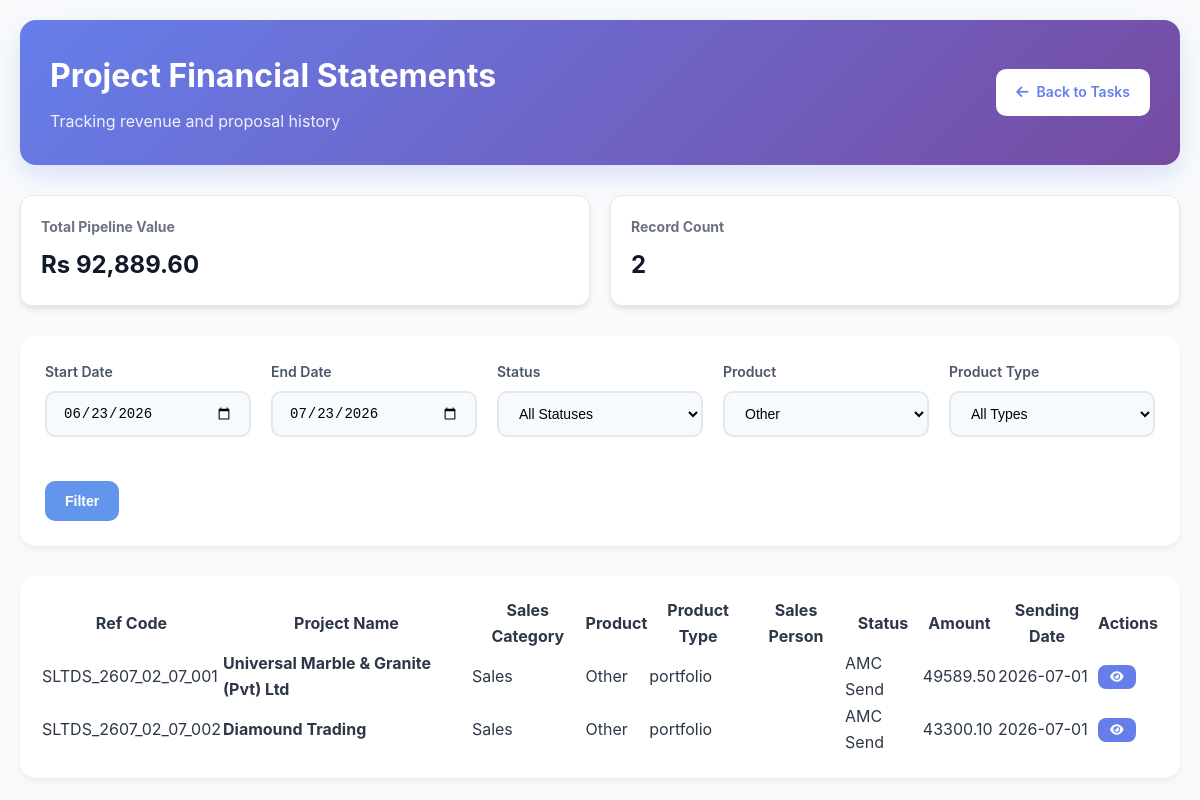
The app's page /financeinfo.php?product=Other (signed in) with its own data.
### tables this page shows
CREATE TABLE `project_financial_statements` (
  `id` int(11) NOT NULL,
  `reference_code` varchar(50) DEFAULT NULL,
  `project_name` varchar(255) DEFAULT NULL,
  `sales_category` enum('sales','direct','other') DEFAULT 'sales',
  `product` enum('Web','SSL','Hosting','Cpanel','Fleet Management','Other') DEFAULT NULL,
  `product_type` enum('Ecommerce','portfolio','CRM','HRM','LMS','Multi Domain','Single Domain','Wild card','Tender','Other') DEFAULT NULL,
  `sales_person_email` varchar(150) DEFAULT NULL,
  `status` enum('Proposal Send','Quotation Send','Invoice Send','Tender Send','Pending','Onboard','AMC Send','Other') DEFAULT 'Pending',
  `amount` decimal(19,2) DEFAULT NULL,
  `sending_date` date DEFAULT NULL,
  `proposal_note` text,
  `general_note` text,
  `added_by` varchar(150) NOT NULL,
  `created_at` timestamp NOT NULL DEFAULT CURRENT_TIMESTAMP,
  `updated_at` timestamp NOT NULL DEFAULT CURRENT_TIMESTAMP ON UPDATE CURRENT_TIMESTAMP
);

### financeinfo.php (the view, shortened to what this page needs)
<?php
require_once 'config.php';
$period_start = $_GET['start'] ?? date('Y-m-d', strtotime('-30 days'));
$period_end = $_GET['end'] ?? date('Y-m-d');
$filter_product = $_GET['product'] ?? '';
$where = "sending_date BETWEEN ? AND ?";
$params = [$period_start, $period_end];
if ($filter_product) {
    $where .= " AND product = ?";
    $params[] = $filter_product;
}
try {
$stmt = $pdo->prepare("SELECT * FROM project_financial_statements WHERE $where ORDER BY sending_date DESC");
$stmt->execute($params);
$records = $stmt->fetchAll();
    $total_amount = array_sum(array_column($records, 'amount'));
} catch (PDOException $e) {
    die("Database Error: " . $e->getMessage());
}
?>
<!DOCTYPE html>
<html lang="en">
<head>
    <link href="https://cdnjs.cloudflare.com/ajax/libs/font-awesome/6.4.0/css/all.min.css" rel="stylesheet">
    <link href="https://cdnjs.cloudflare.com/ajax/libs/datatables/1.10.21/css/jquery.dataTables.min.css" rel="stylesheet">
    <link rel="stylesheet" href="./assets/css/dashboard.css">
    <link rel="stylesheet" href="https://cdn.datatables.net/buttons/2.4.1/css/buttons.dataTables.min.css">
</head>
<body>
    <div class="container">
        <div class="header">
            <div class="header-content">
                <div class="header-left">
                    <h1>Project Financial Statements</h1>
                    <p class="header-subtitle">Tracking revenue and proposal history</p>
                </div>
                <div class="header-actions">
                    <a href="dashboard.php" class="btn btn-secondary"><i class="fas fa-arrow-left"></i> Back to Tasks</a>
                </div>
            </div>
        </div>
        <div class="financial-stat-grid">
            <div class="fin-card">
                <h4>Total Pipeline Value</h4>
                <div class="value">Rs <?php echo number_format($total_amount, 2); ?></div>
            </div>
            <div class="fin-card">
                <h4>Record Count</h4>
                <div class="value"><?php echo count($records); ?></div>
            </div>
        </div>
        <div class="filters-section">
            <form method="GET" class="filters-form">
                <div class="filter-group">
                    <label>Start Date</label>
                    <input type="date" name="start" value="<?php echo $period_start; ?>" class="filter-input">
                </div>
                <div class="filter-group">
                    <label>End Date</label>
                    <input type="date" name="end" value="<?php echo $period_end; ?>" class="filter-input">
                </div>
                <div class="filter-group">
                    <label>Status</label>
                    <select name="status" class="filter-input">
                        <option value="">All Statuses</option>
                    </select>
                </div>
                <div class="filter-group">
            <label>Product</label>
            <select name="product" class="filter-input">
                <?php
                $products = ['Web', 'SSL', 'Hosting', 'Cpanel', 'Fleet Management', 'Other'];
                foreach($products as $p) {
                    $selected = ($filter_product == $p) ? 'selected' : '';
                    echo "<option value='$p' $selected>$p</option>";
                }
                ?>
            </select>
        </div>
        <div class="filter-group">
            <label>Product Type</label>
            <select name="product_type" class="filter-input">
                <option value="">All Types</option>
            </select>
        </div>
                <div class="filter-group">
                    <button type="submit" class="btn btn-primary" style="margin-top: 24px;background-color: cornflowerblue;">Filter</button>
                </div>
            </form>
        </div>
        <div class="tasks-section">
            <div class="table-container">
                <table id="financialTable" class="display">
                    <thead>
                        <tr>
                            <th>Ref Code</th>
                            <th>Project Name</th>
                            <th>Sales Category</th>
                            <th>Product</th>
                            <th>Product Type</th>
                            <th>Sales Person</th>
                            <th>Status</th>
                            <th>Amount</th>
                            <th>Sending Date</th>
                            <th>Actions</th>
                        </tr>
                    </thead>
                    <tbody>
                        <?php foreach ($records as $row): ?>
                            <tr>
                                <td><?php echo htmlspecialchars($row['reference_code']); ?></td>
                                <td><strong><?php echo htmlspecialchars($row['project_name']); ?></strong></td>
                                <td><?php echo ucfirst($row['sales_category']); ?></td>
                                <td><?php echo $row['product']; ?></td>
                                <td><?php echo $row['product_type']; ?></td>
                                <td><?php echo htmlspecialchars($row['sales_person_email']); ?></td>
                                <td><?php echo $row['status']; ?></td>
                                <td><?php echo $row['amount']; ?></td>
                                <td><?php echo $row['sending_date']; ?></td>
                                <td>
                                    <div class="task-actions">
                                        <?php
                                        $allowed_edit_roles = ['Business Analyst', 'Team Lead', 'Assistant Manager', 'Manager'];
                                        if (isset($_SESSION['role']) && in_array($_SESSION['role'], $allowed_edit_roles)):
                                        ?>
                                            <a href="edit_financial.php?id=<?php echo $row['id']; ?>" class="action-btn action-btn-primary" title="Edit">
                                                <i class="fas fa-edit"></i>
                                            </a>
                                        <?php endif; ?> <a href="view_financial.php?id=<?php echo $row['id']; ?>" class="action-btn action-btn-primary"><i class="fas fa-eye"></i></a>
                                    </div>
                                </td>
                            </tr>
                        <?php endforeach; ?>
                    </tbody>
                </table>
            </div>
        </div>
    </div>
</body>
</html>

### assets/css/dashboard.css (style rules this page uses)
* { margin: 0; padding: 0; box-sizing: border-box; }
body { font-family: 'Inter', -apple-system, BlinkMacSystemFont, sans-serif; background: #f8fafc; color: #2d3748; line-height: 1.6; }
.container { max-width: 1400px; margin: 0 auto; padding: 20px; }
.header { background: linear-gradient(135deg, #667eea, #764ba2); color: white; padding: 30px; border-radius: 16px; margin-bottom: 30px; box-shadow: 0 10px 25px rgba(102, 126, 234, 0.2); }
.header-content { display: flex; justify-content: space-between; align-items: center; flex-wrap: wrap; gap: 20px; }
.header-left h1 { font-size: 32px; font-weight: 700; margin-bottom: 8px; }
.header-subtitle { opacity: 0.9; font-size: 16px; }
.header-actions { display: flex; gap: 15px; align-items: center; }
.btn { padding: 12px 20px; border: none; border-radius: 10px; font-weight: 600; text-decoration: none; display: inline-flex; align-items: center; gap: 8px; transition: all 0.3s ease; cursor: pointer; font-size: 14px; }
.btn-primary { background: rgba(255, 255, 255, 0.2); color: white; backdrop-filter: blur(10px); }
.btn-secondary { background: white; color: #667eea; }
.filters-section { background: white; padding: 25px; border-radius: 16px; box-shadow: 0 4px 6px rgba(0, 0, 0, 0.05); margin-bottom: 30px; }
.filters-form { display: grid; grid-template-columns: repeat(auto-fit, minmax(200px, 1fr)); gap: 20px; align-items: end; }
.filter-group label { display: block; margin-bottom: 8px; font-weight: 600; color: #4a5568; font-size: 14px; }
.filter-input { width: 100%; padding: 12px 16px; border: 2px solid #e2e8f0; border-radius: 10px; font-size: 14px; background: #f7fafc; transition: all 0.3s ease; }
.tasks-section { background: white; border-radius: 16px; box-shadow: 0 4px 6px rgba(0, 0, 0, 0.05); overflow: hidden; }
.table-container { overflow-x: auto; padding: 20px; }
.task-actions { display: flex; gap: 8px; flex-wrap: wrap; }
.action-btn { padding: 6px 12px; border-radius: 8px; text-decoration: none; font-size: 12px; font-weight: 500; transition: all 0.3s ease; display: inline-flex; align-items: center; gap: 4px; white-space: nowrap; }
.action-btn-primary { background: #667eea; color: white; }

### financeinfo.php (style rules this page uses)
.financial-stat-grid { display: grid; grid-template-columns: repeat(auto-fit, minmax(240px, 1fr)); gap: 20px; margin-bottom: 30px; }
.fin-card { background: #fff; padding: 20px; border-radius: 12px; border: 1px solid #e5e7eb; box-shadow: 0 4px 6px -1px rgba(0, 0, 0, 0.1); }
.fin-card h4 { color: #6b7280; font-size: 14px; margin-bottom: 8px; }
.fin-card .value { font-size: 24px; font-weight: 700; color: #111827; }

### records on screen
project_financial_statements: reference_code "SLTDS_2607_02_07_001", project_name "Universal Marble & Granite (Pvt) Ltd", sales_category "Sales", product "Other", product_type "portfolio", status "AMC Send", amount "49589.50", sending_date "2026-07-01"
project_financial_statements: reference_code "SLTDS_2607_02_07_002", project_name "Diamound Trading", sales_category "Sales", product "Other", product_type "portfolio", status "AMC Send", amount "43300.10", sending_date "2026-07-01"

### other values on screen
$total_amount "92,889.60"
count($records) "2"
form field product "Other"
